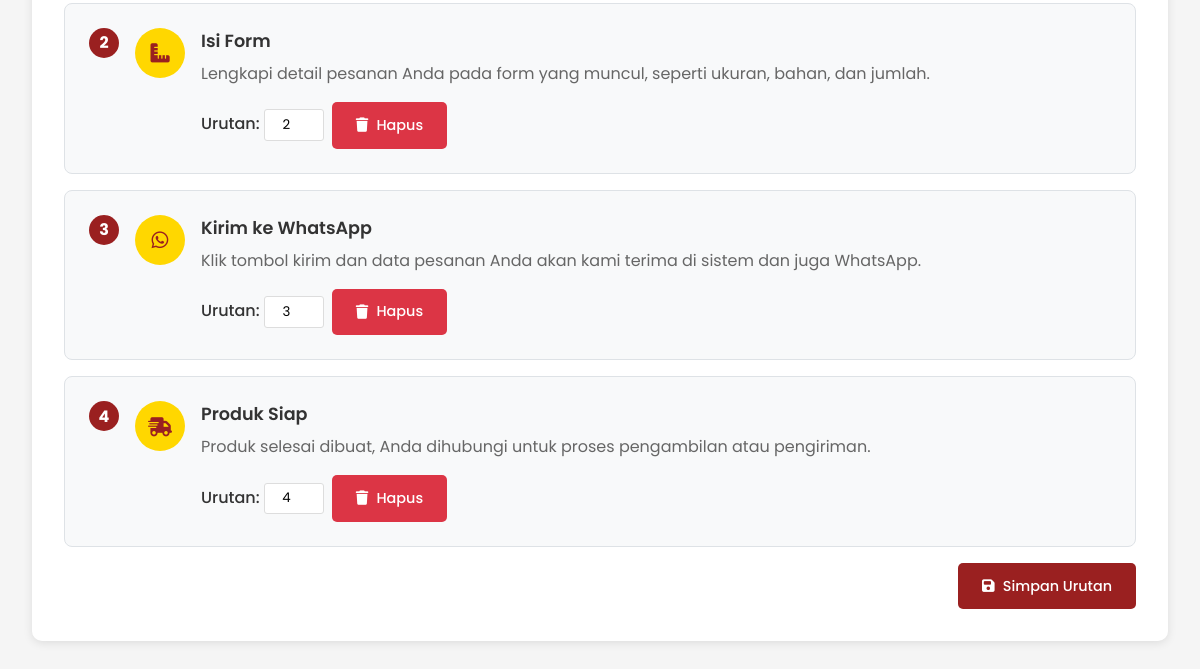
Page /kelola-cara-memesan.php (signed in, lower part) on the earlier database version.
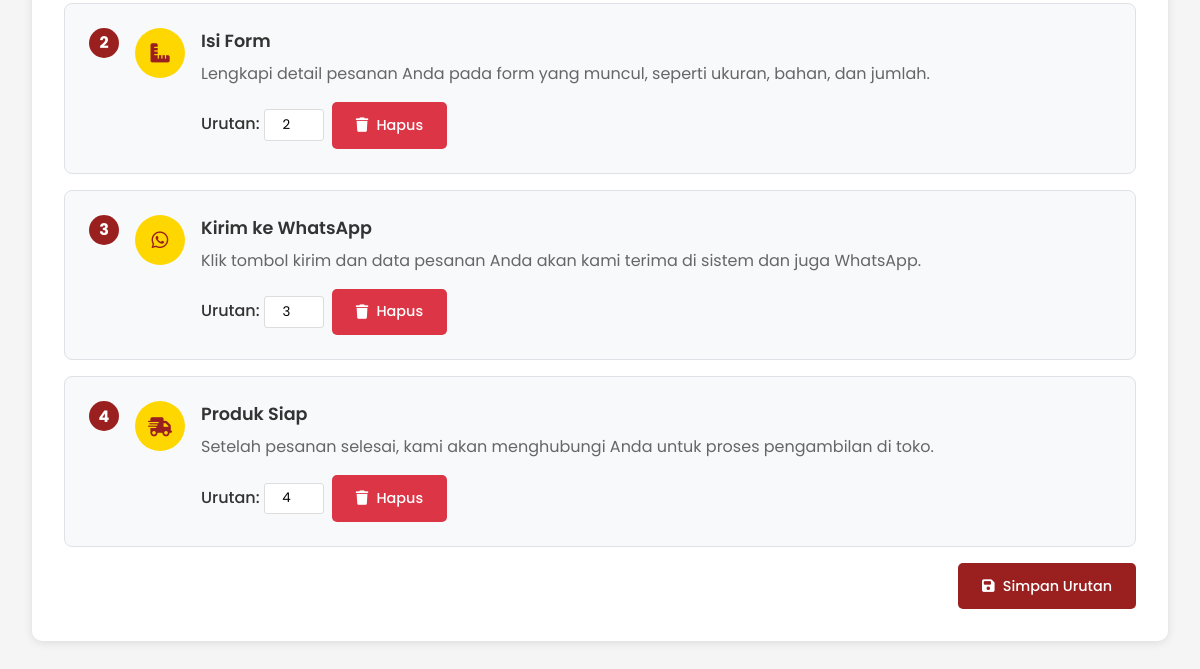
Same page on the later database version.
### tables this page shows
CREATE TABLE website_items (
    id INT PRIMARY KEY AUTO_INCREMENT,
    section_name VARCHAR(100),
    item_type ENUM('service', 'step', 'feature', 'faq'),
    title VARCHAR(255),
    description TEXT,
    icon VARCHAR(100),
    image_path VARCHAR(255),
    button_text VARCHAR(100),
    link_url VARCHAR(255),
    sort_order INT DEFAULT 0,
    is_active BOOLEAN DEFAULT true,
    created_at TIMESTAMP DEFAULT CURRENT_TIMESTAMP,
    updated_at TIMESTAMP DEFAULT CURRENT_TIMESTAMP ON UPDATE CURRENT_TIMESTAMP
);

### kelola-cara-memesan.php (the view, shortened to what this page needs)
<?php
require_once 'config.php';
$steps = [];
$result = $conn->query("SELECT * FROM website_items WHERE section_name = 'steps' AND item_type = 'step' ORDER BY sort_order");
if ($result) {
    while($row = $result->fetch_assoc()) {
        $steps[] = $row;
    }
}
?>
<!DOCTYPE html>
<html lang="id">
<head>
    <link rel="stylesheet" href="https://cdnjs.cloudflare.com/ajax/libs/font-awesome/6.4.0/css/all.min.css">
</head>
<body>
    <div class="admin-container">
        <div class="form-section">
            <?php if (empty($steps)): ?>
                <p style="text-align: center; color: #666; padding: 2rem;">Belum ada langkah.</p>
            <?php else: ?>
                <form method="POST" id="orderForm">
                    <div class="steps-grid">
                        <?php foreach($steps as $index => $step): ?>
                        <div class="step-card">
                            <div class="step-number"><?php echo $index + 1; ?></div>
                            <div class="step-icon">
                                <i class="<?php echo $step['icon']; ?>"></i>
                            </div>
                            <div class="step-info">
                                <div class="step-title"><?php echo $step['title']; ?></div>
                                <div class="step-description"><?php echo $step['description']; ?></div>
                                <div class="step-actions">
                                    <span>Urutan:
                                        <input type="number" name="step_order[<?php echo $step['id']; ?>]"
                                            value="<?php echo $step['sort_order']; ?>" min="1" style="width: 60px;">
                                    </span>
                                    <form method="POST" style="display: inline;">
                                        <button type="submit" name="delete_step" class="btn btn-danger"
                                                onclick="return confirm('Hapus langkah ini?')">
                                            <i class="fas fa-trash"></i> Hapus
                                        </button>
                                    </form>
                                </div>
                            </div>
                        </div>
                        <?php endforeach; ?>
                    </div>
                    <div style="margin-top: 1rem; text-align: right;">
                        <button type="submit" name="update_order" class="btn btn-primary">
                            <i class="fas fa-save"></i> Simpan Urutan
                        </button>
                    </div>
                </form>
            <?php endif; ?>
        </div>
    </div>
</body>
</html>

Differences in the rows shown:
changed website_items "Produk Siap": description "Produk selesai dibuat, Anda dihubungi untuk proses pengambilan atau pengiriman." → "Setelah pesanan selesai, kami akan menghubungi Anda untuk proses pengambilan di toko."
